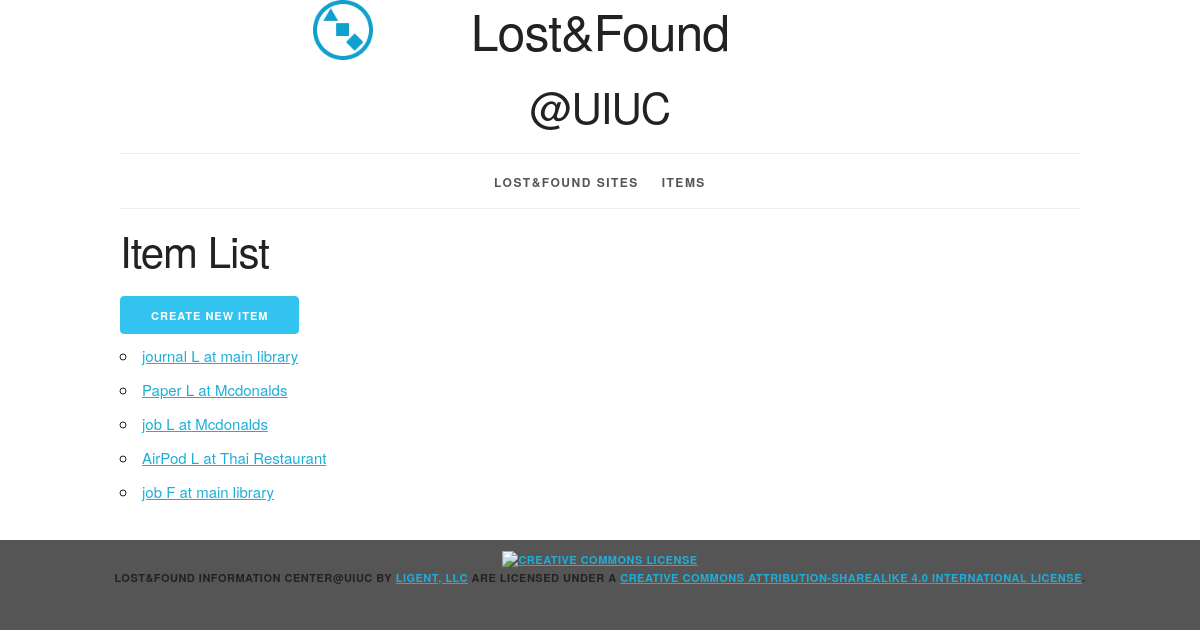
Before: /item/ with the older database file.
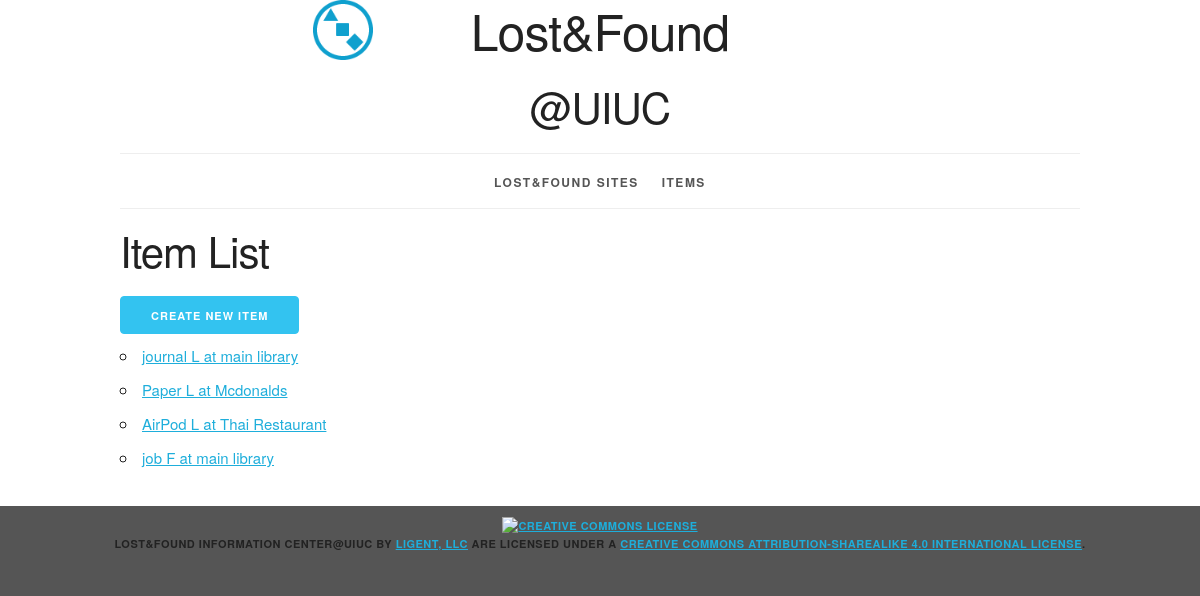
After: the same page with the newer database file.
### info/models.py (models this page shows, shortened)
class Item(models.Model):
    item_id = models.AutoField(primary_key = True)
    item_name = models.CharField(max_length=30)
    type = models.CharField(max_length=10, choices=(('L', 'Lost'), ('F', "Found"),)) # lost or found
    place = models.CharField(max_length=80) # where the item is found or lost
    eventDate = models.DateField()
    eventTime = models.CharField(max_length=20) # like 'around 2pm'
    registeredTime = models.DateTimeField(auto_now_add=True)
    quantity = models.IntegerField()
    ps = models.CharField(max_length=80, null=True, blank=True)
    site = models.ForeignKey(Site, related_name='items', on_delete=models.PROTECT)
    user = models.ForeignKey(User, related_name='items', on_delete=models.PROTECT)
    def __str__(self):
        return '%s %s at %s' % (self.item_name, self.type, self.place)
    class Meta:
        ordering = ['registeredTime']
    def get_absolute_url(self):
        return reverse('info_item_detail_urlpattern',
                       kwargs={'pk': self.pk})

### info/views.py (the view)
class ItemList(PageLinksMixin, ListView):
    paginate_by = 10
    model = Item

### info/utils.py (called while the page is built)
    def first_page(self, page):
        if page.number > 1:
            return self._page_urls(1)
        return None

    def previous_page(self, page):
        if (page.has_previous()
                and page.number > 2):
            return self._page_urls(
                page.previous_page_number())
        return None

    def next_page(self, page):
        last_page = page.paginator.num_pages
        if (page.has_next()
                and page.number < last_page - 1):
            return self._page_urls(
                page.next_page_number())
        return None

    def last_page(self, page):
        last_page = page.paginator.num_pages
        if page.number < last_page:
            return self._page_urls(last_page)
        return None

    def get_context_data(self, **kwargs):
        context = super().get_context_data(
            **kwargs)
        page = context.get('page_obj')
        if page is not None:
            context.update({
                'first_page_url':
                    self.first_page(page),
                'previous_page_url':
                    self.previous_page(page),
                'next_page_url':
                    self.next_page(page),
                'last_page_url':
                    self.last_page(page),
            })
        return context

### info/templates/info/item_list.html (shortened to what this page needs)
{% extends 'info/base.html' %}
{% block content %}
    <h2> Item List</h2>
    <div>
        <a href="{% url 'info_item_create_urlpattern' %}"
            class="button button-primary">
            Create New Item
        </a>
    </div>
    <ul>
        {% for item in item_list %}
            <li>
                <a href="{{ item.get_absolute_url }}">{{ item }}</a>
            </li>
        {% empty %}
            <li><em>There are currently no items here.</em></li>
        {% endfor %}
    </ul>
{% endblock %}

### info/templates/info/base.html (shortened to what this page needs)
{% load static %}
<!DOCTYPE html>
<html lang="en">
<head>
    <link rel="stylesheet" type="text/css"
          href="{% static 'info/normalize.css' %}">
    <link rel="stylesheet" type="text/css"
          href="{% static 'info/skeleton.css' %}">
    <link rel="stylesheet" type="text/css"
          href="{% static 'info/style.css' %}">
</head>
<body>
<div class="container">
    <header class="row">
        <div class="offset-by-one ten columns">
            <h1 class="logo">Lost&Found</h1>
            <h2>@UIUC</h2>
        </div>
    </header>
    <nav>
        <ul>
            <li>
                <a href="{% url 'info_site_list_urlpattern' %}">
                    Lost&Found Sites
                </a>
            </li>
            <li>
                <a href="{% url 'info_item_list_urlpattern' %}">
                    Items
                </a>
            </li>
        </ul>
    </nav>
    <main>
        {% block content %}{% endblock %}
    </main>
</div>
<footer>
    <p>
        <a rel="license" href="http://creativecommons.org/licenses/by-sa/4.0/">
            <img alt="Creative Commons License" style="border-width:0"
                 src="https://i.creativecommons.org/l/by-sa/4.0/88x31.png"/>
        </a><br/><span xmlns:dct="http://purl.org/dc/terms/" property="dct:title">Lost&Found Information Center@UIUC</span>
        by
        <a xmlns:cc="http://creativecommons.org/ns#" href="https://www.ligent.net" property="cc:attributionName"
           rel="cc:attributionURL">Ligent, LLC</a> are licensed under a
        <a rel="license" href="http://creativecommons.org/licenses/by-sa/4.0/">Creative Commons Attribution-ShareAlike
            4.0 International License</a>.
    </p>
</footer>
</body>
</html>

### info/static/info/skeleton.css (style rules this page uses)
.container { position: relative; width: 100%; max-width: 960px; margin: 0 auto; padding: 0 20px; box-sizing: border-box; }
.column, .columns { width: 100%; float: left; box-sizing: border-box; }
@media (min-width: 400px) { .container { width: 85%; padding: 0; } }
@media (min-width: 550px) { .container { width: 80%; } }
@media (min-width: 550px) { .column, .columns { margin-left: 4%; } }
@media (min-width: 550px) { .column:first-child, .columns:first-child { margin-left: 0; } }
@media (min-width: 550px) { .ten.columns { width: 82.6666666667%; } }
@media (min-width: 550px) { .offset-by-one.column, .offset-by-one.columns { margin-left: 8.66666666667%; } }
html { font-size: 62.5%; }
body { font-size: 1.5em; line-height: 1.6; font-weight: 400; font-family: "Raleway", "HelveticaNeue", "Helvetica Neue", Helvetica, Arial, sans-serif; color: #222; }
h1, h2, h3, h4, h5, h6 { margin-top: 0; margin-bottom: 2rem; font-weight: 300; }
h1 { font-size: 4.0rem; line-height: 1.2; letter-spacing: -.1rem; }
h2 { font-size: 3.6rem; line-height: 1.25; letter-spacing: -.1rem; }
@media (min-width: 550px) { h1 { font-size: 5.0rem; } }
@media (min-width: 550px) { h2 { font-size: 4.2rem; } }
p { margin-top: 0; }
a { color: #1EAEDB; }
.button, button, input[type="submit"], input[type="reset"], input[type="button"] { display: inline-block; height: 38px; padding: 0 30px; color: #555; text-align: center; font-size: 11px; font-weight: 600; line-height: 38px; letter-spacing: .1rem; text-transform: uppercase; text-decoration: none; white-space: nowrap; background-color: transparent; border-radius: 4px; border: 1px solid #bbb; cursor: pointer; box-sizing: border-box; }
.button.button-primary, button.button-primary, input[type="submit"].button-primary, input[type="reset"].button-primary, input[type="button"].button-primary { color: #FFF; background-color: #33C3F0; border-color: #33C3F0; }
ul { list-style: circle inside; }
ol, ul { padding-left: 0; margin-top: 0; }
li { margin-bottom: 1rem; }
button, .button { margin-bottom: 1rem; }
pre, blockquote, dl, figure, table, p, ul, ol, form { margin-bottom: 2.5rem; }
.container:after, .row:after, .u-cf { content: ""; display: table; clear: both; }

### info/static/info/style.css (style rules this page uses)
html { height: 100%; background-color: #555; }
body { background-color: white; }
body>div>header { text-align: center;; }
header h1 { display: inline-block; font-weight: normal; font-style: normal; width: 100%; margin-top: 0; padding-top: 0; }
.logo { padding-top: 50px; background-image: url("/static/courseinfo/logo.png"); background-size: 50px; background-repeat: no-repeat; background-position: top; }
@media (min-width: 750px) { .logo { padding-top: 0; background-size: contain; background-position: 0% 0%; } }
@media (min-width: 1000px) { .logo { background-position: 10% 0%; } }
@media (min-width: 1200px) { .logo { background-position: 15% 0%; } }
nav { border-top: 1px solid #eee; width: 100%; border-bottom: 1px solid #eee; margin: 0 0 1em; padding: 0; }
nav ul { margin: 0; padding: 1em 0; list-style-type: none; text-align: center; }
nav ul li { display: inline; padding: 0; margin: 0 0.25em; font-weight: 600; text-transform: uppercase; text-align: center; font-size: 1rem; letter-spacing: .10rem; }
@media (min-width: 400px) { nav ul li { letter-spacing: .15rem; font-size: 1.2rem; margin: 0 0.5em; } }
@media (min-width: 550px) { nav ul li { margin: 0 0.75em; } }
nav ul li a { color: #555; text-decoration: none; background-color: transparent; cursor: pointer; }
body>footer { width: 100%; background-color: #555; font-size: 1.1rem; letter-spacing: .05rem; font-weight: 600; text-transform: uppercase; text-align: center; padding: 1em 0; margin: 1em 0; }
body>footer p { margin-bottom: 0.5rem; }

Changed rows visible on the page:
removed Item: item_name+type+place "job L at Mcdonalds"
